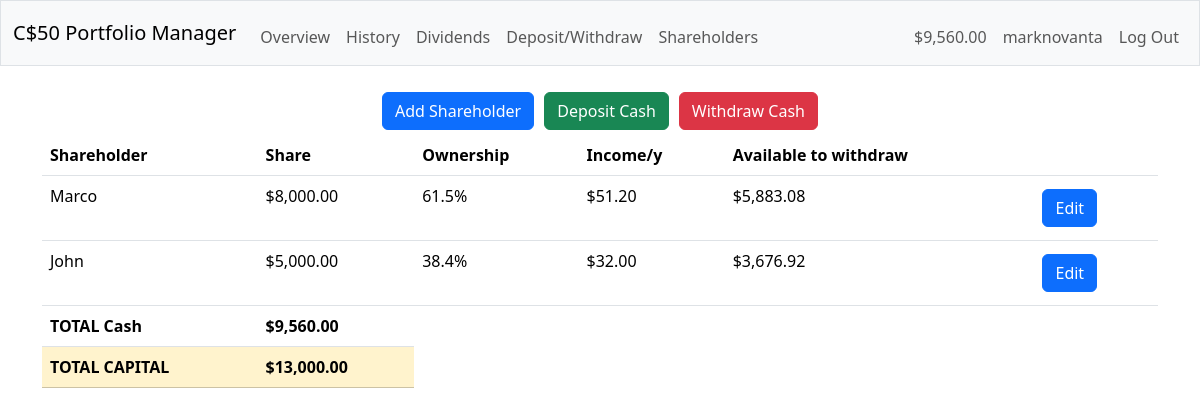
The app's page /shareholders (signed in) with its own data.
### tables this page shows
CREATE TABLE users (
                id INTEGER PRIMARY KEY AUTOINCREMENT NOT NULL,
                username TEXT NOT NULL,
                hash TEXT NOT NULL,
                cash NUMERIC NOT NULL DEFAULT 0.00
            );

CREATE TABLE shareholders (
                id INTEGER PRIMARY KEY AUTOINCREMENT NOT NULL,
                user_id INTEGER NOT NULL,
                name TEXT NOT NULL,
                share FLOAT NOT NULL DEFAULT 0.00,
                FOREIGN KEY (user_id) REFERENCES users(id)
            );

### app.py (the view, shortened to what this page needs)
@app.route("/shareholders", methods=["GET", "POST"])
@login_required
def shareholders():
    if request.method == "POST":
        name = request.form.get("name")
        if not name:
            flash("Insert a name")
            return redirect("/shareholders")
        sh_check = db.execute("SELECT * FROM shareholders WHERE user_id = ? AND name = ?;", get_user_id(), name)
        if len(sh_check) != 0:
            flash("Name already taken")
            return redirect("/shareholders")
        db.execute("INSERT INTO shareholders (user_id, name) VALUES (?, ?);", get_user_id(), name)
        flash("Shareholder added correctly")
        return redirect("/shareholders")
    else:
        try:
            info = get_div_data(db)
            monthly_income = get_monthly_income(info)
            yearly_income = get_yearly_income(monthly_income)
            sh = get_shareholders(db)
            av_cash = get_av_cash(db, sh)
            return render_template("shareholders.html", username=get_username(db), cash=get_cash(db), shareholders=get_shareholders(db), capital=get_capital(db), yearly_income=yearly_income, av_cash=av_cash)
        except:
            pass

### app.py (called while the page is built)
@app.after_request
def after_request(response):
    response.headers["Cache-Control"] = "no-cache, no-store, must-revalidate"
    response.headers["Expires"] = 0
    response.headers["Pragma"] = "no-cache"
    return response

### helpers.py (called while the page is built)
def login_required(f):
    @wraps(f)
    def decorated_function(*args, **kwargs):
        if session.get("user_id") is None:
            return redirect("/login")
        return f(*args, **kwargs)
    return decorated_function

def usd(value):
    return f"${value:,.2f}"

def get_user_id():
    return session["user_id"]

def get_username(db):
    return db.execute("SELECT username FROM users WHERE id = ?;", get_user_id())[0]["username"]

def get_cash(db):
    return float(db.execute("SELECT cash FROM users WHERE id = ?", get_user_id())[0]["cash"])

def get_shareholders(db):
    return db.execute("SELECT * FROM shareholders WHERE user_id = ? ORDER BY share DESC;", get_user_id())

def get_capital(db):
    capital = 0
    data = db.execute("SELECT share FROM shareholders WHERE user_id = ?;", get_user_id())
    for s in data:
        capital += s["share"]
    return capital

def get_yearly_income(monthly_income):
    yearly_income = (monthly_income["GEN"] + monthly_income["FEB"] + monthly_income["MAR"] + monthly_income["APR"] + monthly_income["MAY"] + monthly_income["JUN"] +
                    monthly_income["JUL"] + monthly_income["AUG"] + monthly_income["SEP"] + monthly_income["OCT"] + monthly_income["NOV"] + monthly_income["DEC"])
    return yearly_income

def get_av_cash(db, sh):
    sh_IDs = list()
    for i in range(len(sh)):
        sh_IDs.append(sh[i]["id"])
    av_cash = [0]
    capital = get_capital(db)
    cash = get_cash(db)
    for i in sh_IDs:
        share = float(db.execute("SELECT share FROM shareholders WHERE user_id = ? AND id = ?;", get_user_id(), i)[0]["share"])
        try:
            share_perc = share / capital
        except:
            share_perc = 0
        available_cash = cash * share_perc
        av_cash.append(available_cash)
    return av_cash

### templates/shareholders.html (shortened to what this page needs)
{% extends "layout.html" %}
{% block main %}
    <div class="d-md-flex justify-content-center">
        <button type="button" class="btn btn-primary margin-space" data-bs-toggle="modal" data-bs-target="#addShareholder" data-bs-whatever="@mdo">Add Shareholder</button>
        <button type="button" class="btn btn-success margin-space" data-bs-toggle="modal" data-bs-target="#addCash" data-bs-whatever="@mdo">Deposit Cash</button>
        <button type="button" class="btn btn-danger margin-space" data-bs-toggle="modal" data-bs-target="#subCash" data-bs-whatever="@mdo">Withdraw Cash</button>
    </div>
    <div class="container">
        <table class="table table-hover">
            <thead>
                <tr>
                    <th scope="col">Shareholder</th>
                    <th scope="col">Share</th>
                    <th scope="col">Ownership</th>
                    <th>Income/y</th>
                    <th>Available to withdraw</th>
                    <th></th>
                </tr>
            </thead>
            <tbody>
                {% for s in shareholders %}
                    <tr>
                        <td>{{ s["name"] }}</td>
                        <td>{{ s["share"] | usd }}</td>
                        {% if capital == 0 %}
                            {% set perc = 0 %}
                            <td>0%</td>
                        {% else %}
                            {% set perc = s["share"] / capital %}
                            <td>{{ (perc * 100) | round(1, 'floor') }}%</td>
                        {% endif %}
                        {% set yi = yearly_income * perc %}
                        <td>{{ yi | usd }}</td>
                        {% set outer_loop = loop %}
                        <td>{{ av_cash[outer_loop.index] | usd }}</td>
                        <td>
                            <button type="button" class="btn btn-primary margin-space" data-bs-toggle="modal" data-bs-target="#edit{{ s['id'] }}" data-bs-whatever="@mdo">Edit</button>
                        </td>
                    </tr>
                {% endfor %}
            </tbody>
            <tfoot>
                <tr>
                    <th scope="row">TOTAL Cash</th>
                    <th colspan="1">{{ cash | usd }}</th>
                </tr>
                <tr>
                    <th scope="row" class="table-warning">TOTAL CAPITAL</th>
                    <th colspan="1" class="table-warning">{{ capital | usd }}</th>
                </tr>
            </tfoot>
        </table>
    </div>
{% endblock %}

### templates/layout.html (shortened to what this page needs)
<!DOCTYPE html>
<html lang="en">
    <head>
        <link href="https://cdn.jsdelivr.net/npm/bootstrap@5.3.2/dist/css/bootstrap.min.css" rel="stylesheet">
        <link href="/static/styles.css" rel="stylesheet">
    </head>
    <body>
        <nav class="bg-light border navbar navbar-expand-md navbar-light">
            <div class="container-fluid">
                <a class="navbar-brand" href="/"><span class="blue">C</span><span class="red">$</span><span class="yellow">5</span><span class="green">0</span> <span class="red">Portfolio Manager</span></a>
                <div class="collapse navbar-collapse" id="navbar">
                    {% if session["user_id"] %}
                        <ul class="navbar-nav me-auto mt-2">
                            <li class="nav-item"><a class="nav-link" href="/">Overview</a></li>
                            <li class="nav-item"><a class="nav-link" href="/history">History</a></li>
                            <li class="nav-item"><a class="nav-link" href="/dividends">Dividends</a></li>
                            <li class="nav-item"><a class="nav-link" href="/d_w">Deposit/Withdraw</a></li>
                            <li class="nav-item"><a class="nav-link" href="/shareholders">Shareholders</a></li>
                        </ul>
                        <ul class="navbar-nav ms-auto mt-2">
                            <li class="nav-item"><label class="nav-link">{{ cash | usd }}</label></li>
                            <li class="nav-item"><a class="nav-link" href="/settings">{{ username }}</a></li>
                            <li class="nav-item"><a class="nav-link" href="/logout">Log Out</a></li>
                        </ul>
                    {% else %}
                        <ul class="navbar-nav ms-auto mt-2">
                            <li class="nav-item"><a class="nav-link" href="/register">Register</a></li>
                            <li class="nav-item"><a class="nav-link" href="/login">Log In</a></li>
                        </ul>
                    {% endif %}
                </div>
            </div>
        </nav>
        <main class="padding">
            {% block main %}{% endblock %}
        </main>
    </body>
</html>

### static/styles.css (style rules this page uses)
.padding { padding: 21px; }
.margin-space { margin: 5px; }

### records on screen
users: username "marknovanta"
shareholders: name "Marco", share "$8,000.00", value "61.5", yi "$51.20", av_cash "$5,883.08"
shareholders: name "John", share "$5,000.00", value "38.4", yi "$32.00", av_cash "$3,676.92"

### other values on screen
{{ cash | usd }} "$9,560.00"
{{ capital | usd }} "$13,000.00"
